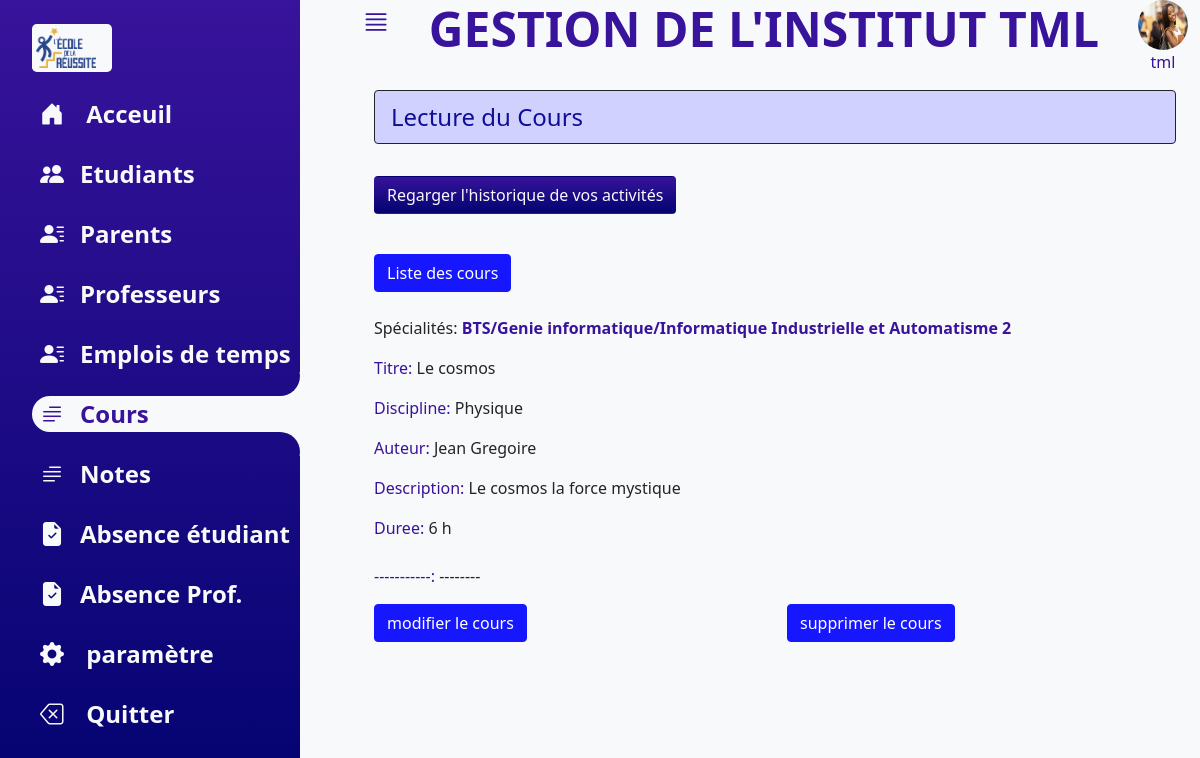
The page /direction/cours/lire_cours/3/ (signed in) on the database its author committed.
### direction/models.py (models this page shows, shortened)
class Specialite(models.Model):
	nom=models.CharField(max_length=60)
	filiere=models.ForeignKey("Filiere", on_delete=models.CASCADE)
	niveau=models.PositiveSmallIntegerField(validators=[MaxValueValidator(10), MinValueValidator(1)]);
	emploi_de_temps=models.OneToOneField("EmploiDeTemps", on_delete=models.SET_NULL, null=True, blank=True)
	cours=models.ManyToManyField("Cours",blank=True)
	numero_salle=models.PositiveSmallIntegerField(validators=[MaxValueValidator(500), MinValueValidator(1)], null=True, blank=True)
	delegue=models.OneToOneField("Etudiant", related_name="delegue", on_delete=models.SET_NULL, null=True, blank=True)
	class Meta:
		verbose_name="Specialité"
		verbose_name_plural="Specialités"

class Filiere(models.Model):
	nom=models.CharField(max_length=30)
	cycle=models.ForeignKey("Cycle", on_delete=models.CASCADE)
	class Meta:
		verbose_name="Filière"
		verbose_name_plural="Filières"

class Cycle(models.Model):
	nom=models.CharField(max_length=30)
	diplome=models.CharField(max_length=30)
	langue=models.CharField(max_length=2, choices=[("FR", "Français"), ("EN", "Anglais")], default="FR")
	class Meta:
		verbose_name="cycle"
		verbose_name_plural="cycles"

class Cours(models.Model):
	titre=models.CharField(max_length=30)
	discipline=models.CharField(max_length=30)
	auteur=models.CharField(max_length=30)
	description=models.CharField(max_length=100)
	support=models.CharField(max_length=10)
	duree=models.PositiveSmallIntegerField()
	support_cours=models.FileField()
	class Meta:
		verbose_name="Cours"

### direction/views.py (the view)
# urls.py: path("cours/lire_cours/<int:pk>/", LireCours.as_view(), name="lire_cours"),
class LireCours(UserPassesTestMixin,  DetailView):
    def test_func(self):
        try:
            group=self.request.user.groups.get(name="professeur")
            return True
        except:
            return False
    template_name="direction/lire-cours.html"
    context_object_name="cours"
    model=Cours

### direction/context_processors.py (called while the page is built)
def getNamesGroupUser(request):
	namesGroup=[group.name for group in request.user.groups.all()]
	return {"names_group": namesGroup}

### direction/templates/direction/lire-cours.html
{% extends "direction/base.html" %}
{% block message %}
 <p class="fs-4 border border-dark py-2 px-3 alert alert-primary">
   Lecture du Cours
 </p>
{% endblock %}
{% block content %}
{% include "direction/vertical-bar.html" with onglet=6 %}
<div class="">
  <div class="my-4">
    <a href="{% url 'direction:liste_cours' %}" class="btn btn-primary">Liste des cours</a>
  </div>
   <p>
     Spécialités:<span class="fw-bold violet">{% for specialite in cours.specialite_set.all %}
     {{specialite.filiere.cycle.nom}}/{{specialite.filiere.nom}}/{{specialite.nom}}  {{specialite.niveau}}
    {% endfor %}</span>
   </p>
   <p>
    <span class="violet"> Titre:</span> {{cours.titre}}
   </p>
   <p>
    <span class="violet"> Discipline:</span> {{cours.discipline}}
   </p>
   <p>
    <span class="violet"> Auteur:</span> {{cours.auteur}}
   </p>
   <p>
    <span class="violet"> Description:</span> {{cours.description}}
   </p>
   <p>
    <span class="violet"> Duree:</span> {{cours.duree}} h
   </p>
   <p class="mt-4">
    <span class="violet"> -----------:</span> --------
   </p>
</div>
<div class="row my-1">
  <div class="col-12 col-sm-6 ">
    <a href="{% url 'direction:modification_cours' pk=cours.pk %}" class="btn btn-primary "> modifier le cours</a>
  </div>
  <div class="col-12 col-sm-6 mt-3 mt-sm-0 " >
    <a href="{% url 'direction:suppression_cours' pk=cours.pk %}" class="btn btn-primary"> supprimer le cours </a>
  </div>
</div>
{% endblock %}

### direction/templates/direction/base.html (shortened to what this page needs)
{% load static %}
<!DOCTYPE html>
<html lang="fr" dir="ltr">
  <head>
    <link rel="stylesheet" type="text/css" href="{% static 'vitrine/css/style.css' %}">
    <link rel="stylesheet" type="text/css" href="{% static 'direction/css/direction-index.css' %}">
    <link rel="stylesheet" type="text/css" href="{% static 'vitrine/css/bootstrap-icons.css' %}">
  </head>
  <body>
    <div class="container-fluid bg-light">
      <div class="main active ">
        <div class=" top d-flex justify-content-between">
          <div class="menu" style="cursor:pointer;">
            <i class="bi bi-justify fs-3 "></i>
          </div>
          <div class="">
            <p class="text-uppercase display-5 fw-bold"> Gestion de l'institut TML </p>
          </div>
          <div class="">
            <img src="{% static 'vitrine/images/etudiante2.jpg' %}" class="rounded-circle d-block mx-auto" width="50px" height="50px" alt="">
            <p class="text-center"> {{user.username}}</p>
          </div>
        </div>
        <div class="container">
          <div class="">
              {% block message %}
              {% endblock %}
            <button type="button" class="btn my-3" name="button">Regarger l'historique de vos activités</button>
          </div>
          {% block content %}
          {% endblock %}
        </div>
      </div>
    </div>
  </body>
</html>

### direction/static/direction/css/direction-index.css (style rules this page uses)
:root { --violet-gradient:linear-gradient(rgba(56, 19, 155), rgba(3, 3, 113)); --violet:rgba(56, 19, 155); --white:#f8f9fa; }
.violet { color:var(--violet); }
.main { padding-left:130px; width:100%; transition: .5s; min-height: 100vh; }
.main .top { color:var(--violet); }
.main.active { padding-left: 350px; }
.main .container button { background: var(--violet); background-image: var(--violet-gradient); color:var(--white); }

### rows shown on the page
Specialite: filiere.cycle.nom "BTS", filiere.nom "Genie informatique", nom "Informatique Industrielle et Automatisme", niveau "2"
Cours: titre "Le cosmos", discipline "Physique", auteur "Jean Gregoire", description "Le cosmos la force mystique", duree "6"

### other values the page prints
{{ user.username }} "tml"
